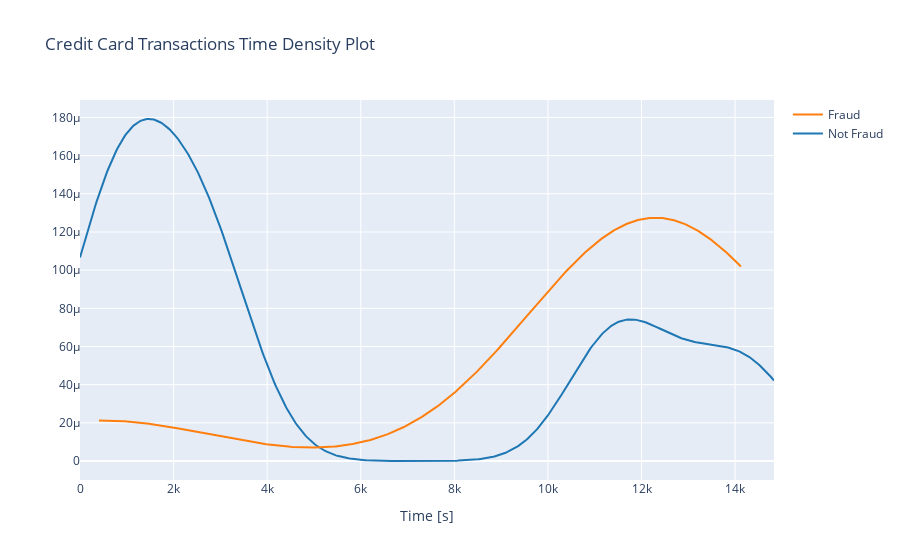

Notebook source saved alongside this figure:
### Markdown cell above
Data Exploration

### Code cell
class_0 = data_df.loc[data_df['Class'] == 0]["Time"]
class_1 = data_df.loc[data_df['Class'] == 1]["Time"]

hist_data = [class_0, class_1]
group_labels = ['Not Fraud', 'Fraud']

fig = ff.create_distplot(hist_data, group_labels, show_hist=False, show_rug=False)
fig['layout'].update(title='Credit Card Transactions Time Density Plot', xaxis=dict(title='Time [s]'))
iplot(fig, filename='dist_only')

### Figure 1 — Plotly figure (JSON) as saved in the notebook; plotly's stock layout.template omitted (floating-point values rounded to 4 significant figures; data arrays with more than 128 entries replaced by an {"elided": "..."} marker saying what was removed)
{"data": [{"legendgroup": "Not Fraud", "marker": {"color": "rgb(31, 119, 180)"}, "mode": "lines", "name": "Not Fraud", "showlegend": true, "x": {"elided": "500 float values"}, "xaxis": "x", "y": {"elided": "500 float values"}, "yaxis": "y", "type": "scatter"}, {"legendgroup": "Fraud", "marker": {"color": "rgb(255, 127, 14)"}, "mode": "lines", "name": "Fraud", "showlegend": true, "x": {"elided": "500 float values"}, "xaxis": "x", "y": {"elided": "500 float values"}, "yaxis": "y", "type": "scatter"}], "layout": {"barmode": "overlay", "hovermode": "closest", "legend": {"traceorder": "reversed"}, "title": {"text": "Credit Card Transactions Time Density Plot"}, "xaxis": {"anchor": "y2", "domain": [0, 1], "title": {"text": "Time [s]"}, "zeroline": false}, "yaxis": {"anchor": "free", "domain": [0, 1], "position": 0}}}
